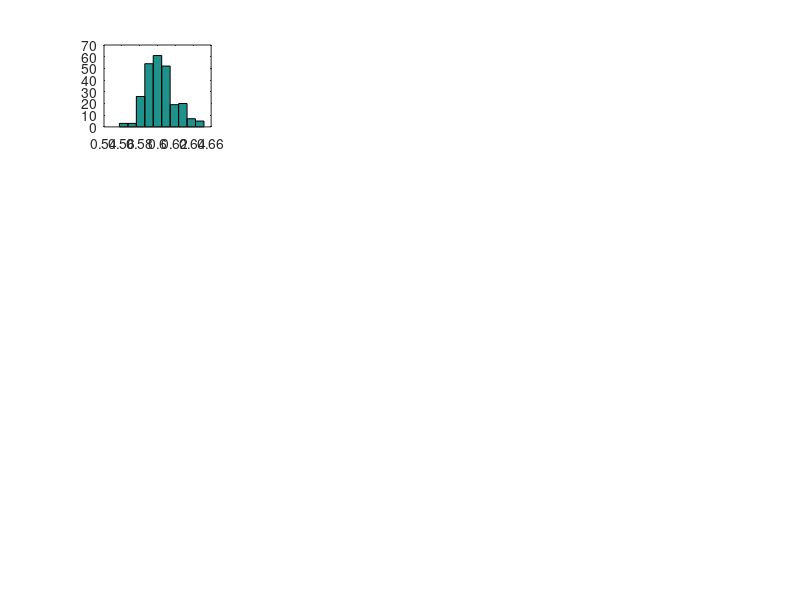

Recreate this plot in MATLAB. (Note: this script raises an error after producing the figure.)
% Load data from .mat file
file = load('results/sampler_out.mat');
g = file.store_g;

% reverse the scaling we did for sampler
g(:,3) = g(:,3) * 1e-6;

% Expected values values
gt_mu = 0.6;
gt_K =  0.09;
gt_Q =  6.7e-10;
gt_N0 = NaN;  % Assuming no ground truth for N0

% Ground truth array and parameter names for plotting
gt_values = [gt_mu, gt_K, gt_Q, gt_N0];
param_names = {'\mu_{max}', 'K_s', 'Q_n', 'N_0'};

% Create figure for the 4x4 grid
figure;

% Loop to create the 4x4 grid of subplots
for i = 1:4
    for j = 1:4
        subplot(4, 4, (i-1)*4 + j);  % Select the subplot position
        
        if i == j
            % Diagonal elements: Histograms with ground truth lines
            hist(g(:,i));  % Plot histogram of samples
            hold on;
            if ~isnan(gt_values(i))
                xline(gt_values(i), 'Color', 'g', 'LineWidth', 2);  % Plot ground truth line
            end
            title(['Histogram of ', param_names{i}]);
            xlabel(param_names{i});
            ylabel('Frequency');
            hold off;
        else
            % Off-diagonal elements: Scatter plots of each pair of variables
            scatter(g(:,j), g(:,i), '.');
            xlabel(param_names{j});
            ylabel(param_names{i});
        end
    end
end

sgtitle('ODE parameters');


%% Save fig
fig =  gcf;
fig.Units = "inches";
fig.Position(3)  = 10;
fig.Position(4)  = 6;


exportgraphics(fig,"figures/param_hist.pdf");